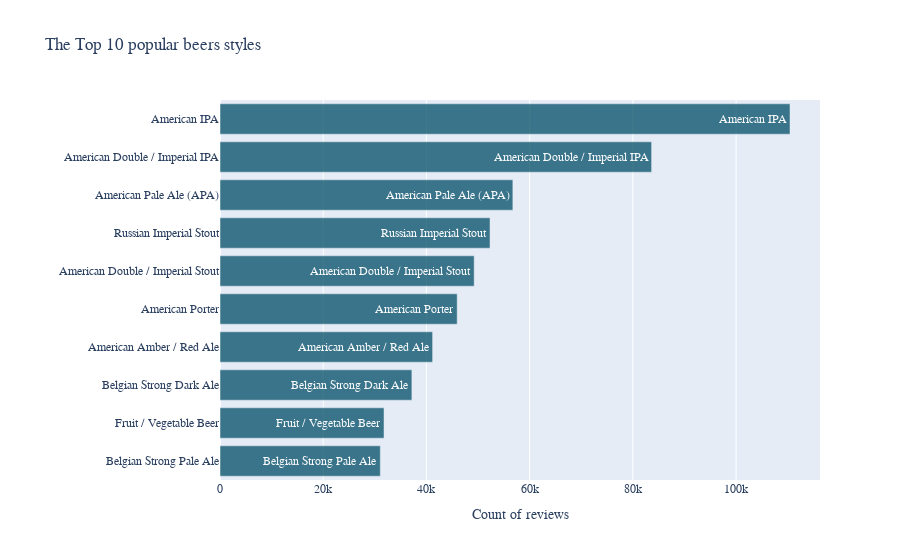

The code cell stored with this chart in its notebook:
### Markdown cell above
### The Top 10 popular beer styles

### Code cell
bar4 = go.Bar(x=df.beer_style.value_counts().head(10).sort_values(ascending=True),
              y=df.beer_style.value_counts().head(10).sort_values(ascending=True).index,
              hoverinfo = 'x',
              text=df.beer_style.value_counts().head(10).sort_values(ascending=True).index,
              textposition = 'inside',
              orientation = 'h',
              opacity=0.75, 
              marker=dict(color='rgb(1, 77, 102)'))

layout = go.Layout(title='The Top 10 popular beers styles',
                   xaxis=dict(title="Count of reviews",),
                   margin = dict(l = 220),
                   font=dict(family='Comic Sans MS',
                            color='dark gray'))

fig = go.Figure(data=bar4, layout=layout)

# Plot it
plotly.offline.iplot(fig)

### Figure 1 — Plotly figure (JSON) as saved in the notebook; plotly's stock layout.template omitted (floating-point values rounded to 4 significant figures)
{"data": [{"hoverinfo": "x", "marker": {"color": "rgb(1, 77, 102)"}, "opacity": 0.75, "orientation": "h", "text": ["Belgian Strong Pale Ale", "Fruit / Vegetable Beer", "Belgian Strong Dark Ale", "American Amber / Red Ale", "American Porter", "American Double / Imperial Stout", "Russian Imperial Stout", "American Pale Ale (APA)", "American Double / Imperial IPA", "American IPA"], "textposition": "inside", "type": "bar", "x": [31064, 31784, 37181, 41197, 45960, 49254, 52323, 56749, 83635, 110451], "y": ["Belgian Strong Pale Ale", "Fruit / Vegetable Beer", "Belgian Strong Dark Ale", "American Amber / Red Ale", "American Porter", "American Double / Imperial Stout", "Russian Imperial Stout", "American Pale Ale (APA)", "American Double / Imperial IPA", "American IPA"]}], "layout": {"font": {"color": "dark gray", "family": "Comic Sans MS"}, "margin": {"l": 220}, "title": {"text": "The Top 10 popular beers styles"}, "xaxis": {"title": {"text": "Count of reviews"}}}}
